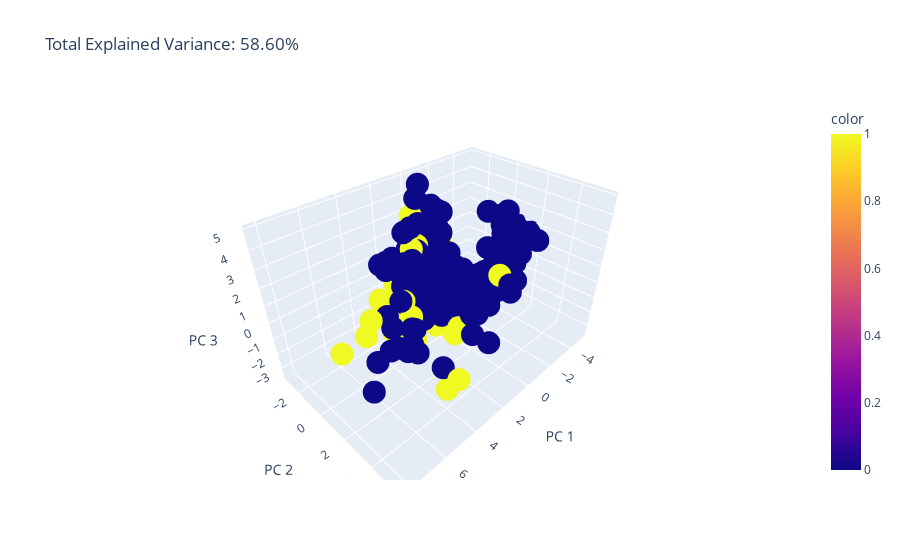

Notebook cell for this chart:
### Code cell
[X_train, y_train] = read_clustering_data()

pca = PCA(n_components=3)
pipeline = Pipeline([('scaler', StandardScaler()), ('pca', pca)])
components = pipeline.fit_transform(X_train)

total_var = pca.explained_variance_ratio_.sum() * 100

fig = px.scatter_3d(
    components, x=0, y=1, z=2, color=y_train,
    title=f'Total Explained Variance: {total_var:.2f}%',
    labels={'0': 'PC 1', '1': 'PC 2', '2': 'PC 3'}
)
fig.show()

### Figure 1 — Plotly figure (JSON) as saved in the notebook; plotly's stock layout.template omitted (floating-point values rounded to 4 significant figures; data arrays with more than 128 entries replaced by an {"elided": "..."} marker saying what was removed)
{"data": [{"hovertemplate": "PC 1=%{x}<br>PC 2=%{y}<br>PC 3=%{z}<br>color=%{marker.color}<extra></extra>", "legendgroup": "", "marker": {"color": {"elided": "316 int values"}, "coloraxis": "coloraxis", "symbol": "circle"}, "mode": "markers", "name": "", "scene": "scene", "showlegend": false, "type": "scatter3d", "x": {"elided": "316 float values"}, "y": {"elided": "316 float values"}, "z": {"elided": "316 float values"}}], "layout": {"coloraxis": {"colorbar": {"title": {"text": "color"}}, "colorscale": [[0, "#0d0887"], [0.1111, "#46039f"], [0.2222, "#7201a8"], [0.3333, "#9c179e"], [0.4444, "#bd3786"], [0.5556, "#d8576b"], [0.6667, "#ed7953"], [0.7778, "#fb9f3a"], [0.8889, "#fdca26"], [1, "#f0f921"]]}, "legend": {"tracegroupgap": 0}, "scene": {"domain": {"x": [0, 1], "y": [0, 1]}, "xaxis": {"title": {"text": "PC 1"}}, "yaxis": {"title": {"text": "PC 2"}}, "zaxis": {"title": {"text": "PC 3"}}}, "title": {"text": "Total Explained Variance: 58.60%"}}}
